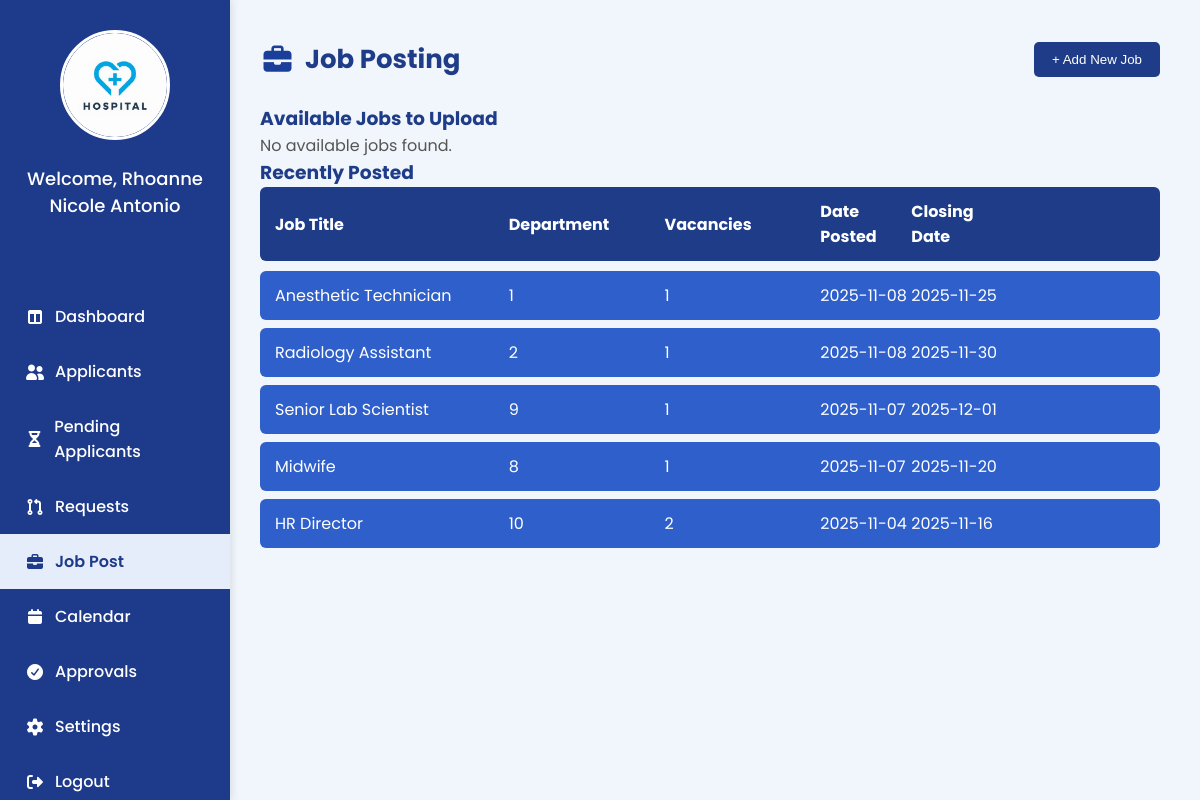
Page /Manager-JobPosting.php on the committed database.
### tables this page shows
CREATE TABLE `job_posting` (
  `jobID` int(11) NOT NULL,
  `job_title` varchar(150) NOT NULL,
  `job_description` text NOT NULL,
  `department` int(11) NOT NULL,
  `qualification` varchar(255) DEFAULT NULL,
  `educational_level` varchar(100) DEFAULT NULL,
  `skills` text DEFAULT NULL,
  `expected_salary` varchar(50) DEFAULT NULL,
  `experience_years` int(11) DEFAULT NULL,
  `employment_type` int(11) DEFAULT NULL,
  `location` varchar(100) DEFAULT NULL,
  `vacancies` int(11) DEFAULT NULL,
  `date_posted` date DEFAULT NULL,
  `closing_date` date DEFAULT NULL
);

### Manager-JobPosting.php (the view, shortened to what this page needs)
<?php
require 'admin/db.connect.php';
$managername = "";
$managernameQuery = $conn->query("SELECT fullname FROM user WHERE role = 'Employee' AND sub_role = 'HR Manager' LIMIT 1");
if ($managernameQuery && $row = $managernameQuery->fetch_assoc()) {
  $managername = $row['fullname'];
}
$vacancies = [];
?>
<!DOCTYPE html>
<html lang="en">
<head>
  <link rel="stylesheet" href="manager-sidebar.css">
  <link rel="stylesheet" href="https://cdnjs.cloudflare.com/ajax/libs/font-awesome/7.0.1/css/all.min.css">
</head>
<body>
  <div class="sidebar">
    <div class="sidebar-logo"><img src="Images/hospitallogo.png" alt="Hospital Logo"></div>
    <div class="sidebar-name">
      <p><?php echo "Welcome, " . htmlspecialchars($managername); ?></p>
    </div>
    <ul class="nav">
      <li><a href="Manager_Dashboard.php"><i class="fa-solid fa-table-columns"></i>Dashboard</a></li>
      <li><a href="Manager_Applicants.php"><i class="fa-solid fa-user-group"></i>Applicants</a></li>
      <li><a href="Manager_PendingApplicants.php"><i class="fa-solid fa-hourglass-half"></i>Pending Applicants</a></li>
      <li><a href="Manager_Request.php"><i class="fa-solid fa-code-pull-request"></i>Requests</a></li>
      <li class="active"><a href="Manager-JobPosting.php"><i class="fa-solid fa-briefcase"></i>Job Post</a></li>
      <li><a href="Manager_Calendar.php"><i class="fa-solid fa-calendar"></i>Calendar</a></li>
      <li><a href="Manager_Approvals.php"><i class="fa-solid fa-circle-check"></i>Approvals</a></li>
      <li><a href="Manager_LeaveSettings.php"><i class="fa-solid fa-gear"></i>Settings</a></li>
      <li><a href="#"><i class="fa-solid fa-right-from-bracket"></i>Logout</a></li>
    </ul>
  </div>
  <main class="job-postings-container">
    <div class="job-header">
      <h2><i class="fa-solid fa-briefcase job-icon"></i> Job Posting</h2>
      <button class="add-job-btn">+ Add New Job</button>
    </div>
    <div class="available-jobs">
      <h3 style="color:#1f3c88;">Available Jobs to Upload</h3>
      <?php if (!empty($vacancies)): ?>
        <div
          style="display:grid;grid-template-columns:1.5fr 1.2fr 0.8fr 0.8fr;padding:10px;background:#e2e8f0;border-radius:8px;">
          <div><strong>Job Title</strong></div>
          <div><strong>Department</strong></div>
          <div><strong>Vacancies</strong></div>
          <div><strong>Status</strong></div>
        </div>
        <?php foreach ($vacancies as $job): ?>
          <div
            style="display:grid;grid-template-columns:1.5fr 1.2fr 0.8fr 0.8fr;padding:10px;background:#fff;border-radius:6px;margin-top:5px;">
            <div><?= htmlspecialchars($job['position_title']); ?></div>
            <div><?= htmlspecialchars($job['deptName']); ?></div>
            <div><?= htmlspecialchars($job['vacancy_count']); ?></div>
            <div>
              <form method="POST" style="margin:0;">
                <input type="hidden" name="vacancy_id" value="<?= (int) $job['id']; ?>">
                <select name="status" class="status-dropdown" onchange="this.form.submit()">
                  <option value="To Post" <?= ($job['status'] == 'To Post') ? 'selected' : ''; ?>>To Post</option>
                  <option value="On-Going" <?= ($job['status'] == 'On-Going') ? 'selected' : ''; ?>>On-Going</option>
                </select>
              </form>
            </div>
          </div>
        <?php endforeach; ?>
      <?php else: ?>
        <p style="color:#555;">No available jobs found.</p>
      <?php endif; ?>
    </div>
    <div class="job-table">
      <h3 style="color:#1f3c88;">Recently Posted</h3>
      <?php
      $recentJobs = $conn->query("SELECT * FROM job_posting ORDER BY date_posted DESC");
      if ($recentJobs && $recentJobs->num_rows > 0): ?>
        <div class="job-table-header">
          <div>Job Title</div>
          <div>Department</div>
          <div>Vacancies</div>
          <div>Date Posted</div>
          <div>Closing Date</div>
        </div>
        <?php while ($job = $recentJobs->fetch_assoc()): ?>
          <div class="job-row">
            <div><?= htmlspecialchars($job['job_title']); ?></div>
            <div><?= htmlspecialchars($job['department']); ?></div>
            <div><?= htmlspecialchars($job['vacancies']); ?></div>
            <div><?= htmlspecialchars($job['date_posted']); ?></div>
            <div><?= htmlspecialchars($job['closing_date']); ?></div>
          </div>
        <?php endwhile; ?>
      <?php else: ?>
        <p style="color:#555;">No job posts yet.</p>
      <?php endif; ?>
    </div>
  </main>
</body>
</html>

### manager-sidebar.css (style rules this page uses)
* { margin: 0; padding: 0; box-sizing: border-box; }
body { font-family: "Poppins", "Roboto", sans-serif; }
.sidebar { width: 230px; background-color: #1E3A8A; height: 100vh; display: flex; flex-direction: column; align-items: center; padding-top: 30px; position: fixed; left: 0; top: 0; box-shadow: 2px 0 8px rgba(0, 0, 0, 0.1); overflow-y: auto; scrollbar-width: thin; scrollbar-color: #e5edfb transparent; }
.nav { margin-top: 40px; list-style: none; width: 100%; padding: 0; }
.nav li { width: 100%; }
.nav li a { color: #ffffff; text-decoration: none; display: flex; align-items: center; gap: 10px; padding: 15px 25px; font-weight: 500; transition: all 0.3s ease; width: 100%; box-sizing: border-box; }
.nav li a:hover, .nav li.active a { background-color: #e5edfb; color: #1E3A8A; font-weight: 600; }
.nav i { width: 20px; text-align: center; }
.sidebar-logo { display: flex; flex-direction: column; align-items: center; gap: 10px; margin-bottom: 20px; }
.sidebar-logo img { width: 100px; height: 100px; border-radius: 50%; border: 3px solid white; cursor: pointer; transition: transform 0.3s ease; }
.sidebar-name p { color: white; text-align: center; font-weight: 500; }

### Manager-JobPosting.php (style rules this page uses)
body { margin: 0; padding: 0; font-family: 'Poppins', 'Roboto', sans-serif; background: #f1f5fc; display: flex; color: #111827; }
.sidebar-logo { display: flex; justify-content: center; margin-bottom: 25px; }
.sidebar-logo img { height: 110px; width: 110px; border-radius: 50%; object-fit: cover; border: 3px solid #fff; }
.job-postings-container { flex-grow: 1; margin-left: 220px; padding: 40px; }
.job-header { display: flex; justify-content: space-between; align-items: center; margin-bottom: 25px; }
.job-header h2 { font-size: 26px; font-weight: 700; color: #1f3c88; display: flex; align-items: center; gap: 10px; }
.add-job-btn { background: #1f3c88; color: #fff; padding: 10px 18px; border: none; border-radius: 5px; cursor: pointer; }
.job-table-header, .job-row { display: grid; grid-template-columns: 1.8fr 1.2fr 1.2fr 0.7fr 0.8fr 1fr; padding: 12px 15px; align-items: center; }
.job-table-header { background: #1f3c88; color: #fff; border-radius: 6px; margin-bottom: 10px; font-weight: 700; }
.job-row { background: #2f5fca; color: #fff; margin-bottom: 8px; border-radius: 6px; }
.job-icon { font-size: 28px; color: #1a3f9b; }
.sidebar-name { text-align: center; color: #fff; margin-bottom: 30px; font-size: 18px; }

### rows in the picture
job_posting: job_title "Anesthetic Technician", department "1", vacancies "1", date_posted "2025-11-08", closing_date "2025-11-25"
job_posting: job_title "Radiology Assistant", department "2", vacancies "1", date_posted "2025-11-08", closing_date "2025-11-30"
job_posting: job_title "Senior Lab Scientist", department "9", vacancies "1", date_posted "2025-11-07", closing_date "2025-12-01"
job_posting: job_title "Midwife", department "8", vacancies "1", date_posted "2025-11-07", closing_date "2025-11-20"
job_posting: job_title "HR Director", department "10", vacancies "2", date_posted "2025-11-04", closing_date "2025-11-16"

### other values in the picture
$managername "Rhoanne Nicole Antonio"
